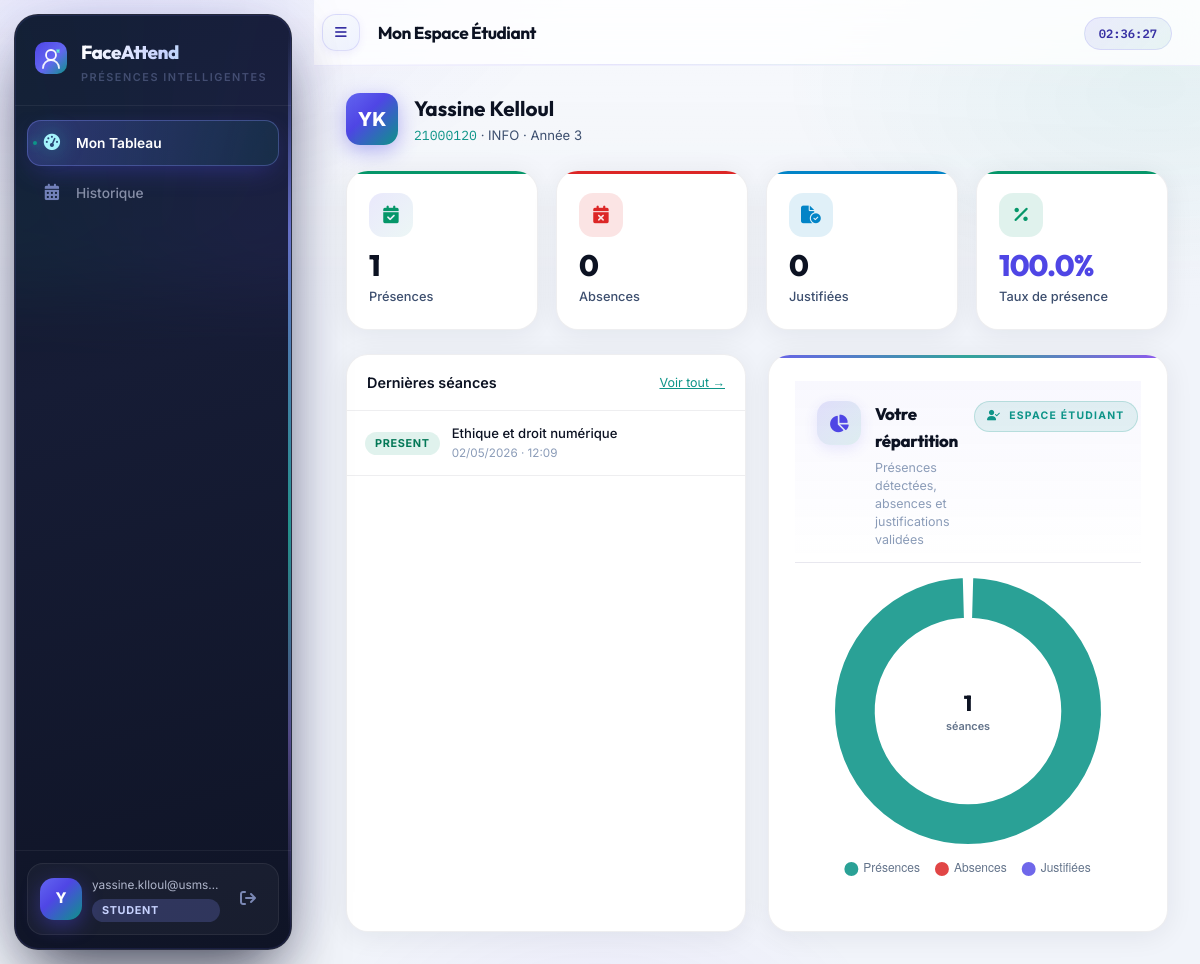
Page /student/dashboard (signed in) on the earlier database version.
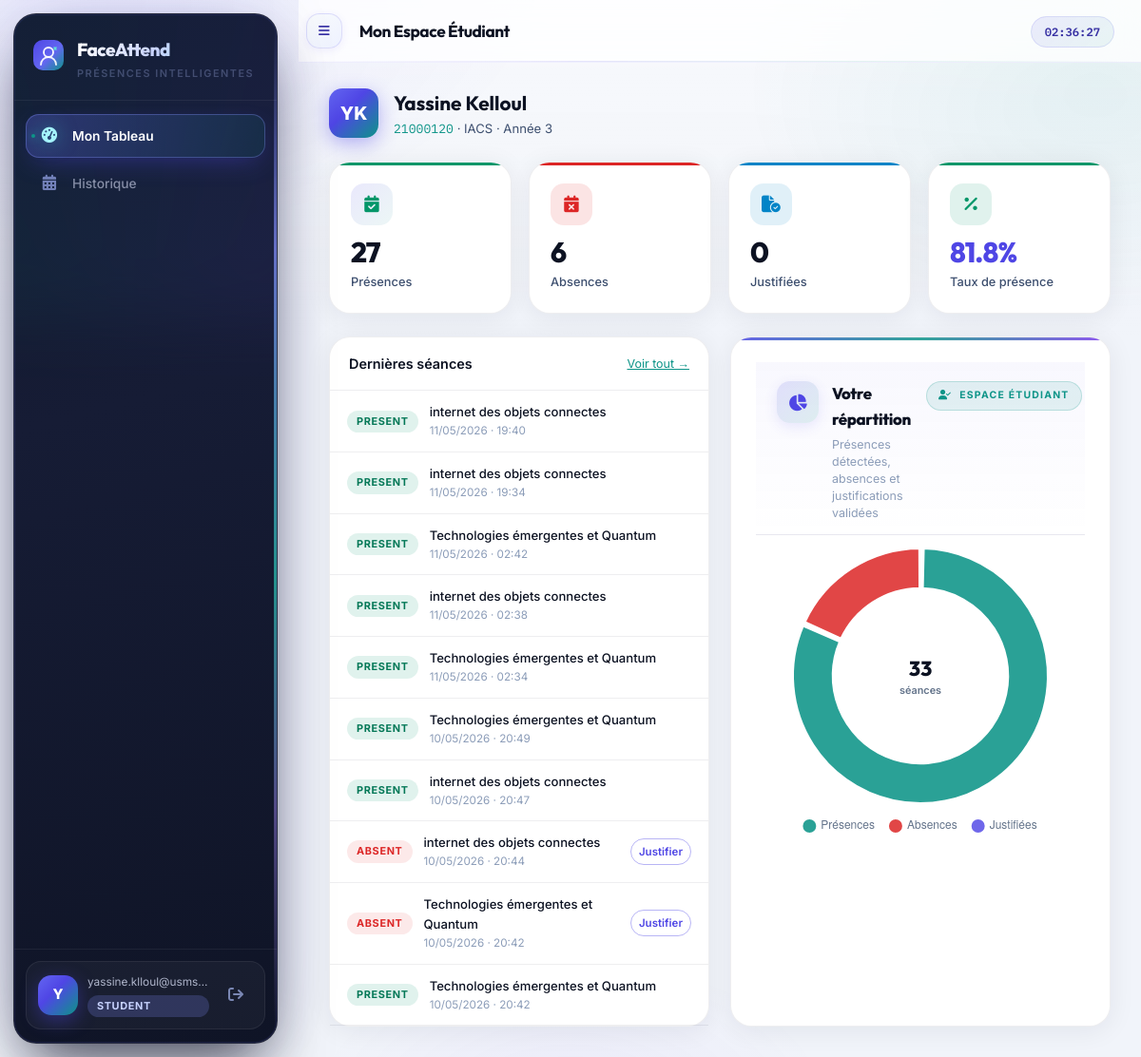
Same page on the later database version.
### app/models/__init__.py (models this page shows, shortened)
class Student(db.Model):
    __tablename__ = "students"
    id              = db.Column(db.Integer, primary_key=True)
    user_id         = db.Column(db.Integer, db.ForeignKey("users.id"), unique=True)
    student_number  = db.Column(db.String(20), unique=True, nullable=False)  # CNE / Matricule
    first_name      = db.Column(db.String(100), nullable=False)
    last_name       = db.Column(db.String(100), nullable=False)
    program         = db.Column(db.String(100))   # Filière
    year_of_study   = db.Column(db.Integer)
    group_name      = db.Column(db.String(50))
    face_encoding_enc  = db.Column(db.LargeBinary)   # AES-GCM ciphertext
    face_encoding_nonce= db.Column(db.LargeBinary)   # 96-bit nonce GCM
    face_encoding_tag  = db.Column(db.LargeBinary)   # 128-bit auth tag GCM
    face_photo_enc     = db.Column(db.LargeBinary)
    face_photo_nonce   = db.Column(db.LargeBinary)
    face_photo_tag     = db.Column(db.LargeBinary)
    face_enrolled_at   = db.Column(db.DateTime)
    pseudonym          = db.Column(db.String(64), unique=True)  # Pseudonymisation CNDP
    user        = db.relationship("User", back_populates="student_profile")
    attendances = db.relationship("Attendance", back_populates="student", lazy="dynamic")
    enrollments = db.relationship("Enrollment",  back_populates="student", lazy="dynamic")
    @property
    def full_name(self):
        return f"{self.first_name} {self.last_name}"

class Attendance(db.Model):
    __tablename__ = "attendances"
    ___table_args__ = (
    db.UniqueConstraint("session_id", "student_id"),
    db.Index("ix_att_session_id", "session_id"),
    db.Index("ix_att_student_id", "student_id"),
    db.Index("ix_att_status",     "status"),
)
    id           = db.Column(db.Integer, primary_key=True)
    session_id   = db.Column(db.Integer, db.ForeignKey("sessions.id"))
    student_id   = db.Column(db.Integer, db.ForeignKey("students.id"))
    status       = db.Column(db.Enum(AttendanceStatus), default=AttendanceStatus.ABSENT)
    detected_at  = db.Column(db.DateTime)
    confidence   = db.Column(db.Float)         # Score de similarité faciale
    method       = db.Column(db.String(20), default="face")  # face | manual
    session = db.relationship("Session",  back_populates="attendances")
    student = db.relationship("Student",  back_populates="attendances")
    justification = db.relationship("Justification", back_populates="attendance", uselist=False)

class Course(db.Model):
    __tablename__ = "courses"
    id          = db.Column(db.Integer, primary_key=True)
    teacher_id  = db.Column(db.Integer, db.ForeignKey("teachers.id"))
    name        = db.Column(db.String(150), nullable=False)
    code        = db.Column(db.String(20), unique=True, nullable=False)
    description = db.Column(db.Text)
    credits     = db.Column(db.Integer, default=3)
    room        = db.Column(db.String(50))
    is_active   = db.Column(db.Boolean, default=True)
    teacher     = db.relationship("Teacher", back_populates="courses")
    sessions    = db.relationship("Session", back_populates="course", lazy="dynamic")
    enrollments = db.relationship("Enrollment", back_populates="course", lazy="dynamic")

class Session(db.Model):
    __tablename__ = "sessions"
    id           = db.Column(db.Integer, primary_key=True)
    course_id    = db.Column(db.Integer, db.ForeignKey("courses.id"))
    started_at   = db.Column(db.DateTime, nullable=False)
    ended_at     = db.Column(db.DateTime)
    room         = db.Column(db.String(50))
    is_closed    = db.Column(db.Boolean, default=False)
    late_threshold_minutes = db.Column(db.Integer, default=15)
    course      = db.relationship("Course", back_populates="sessions")
    attendances = db.relationship("Attendance", back_populates="session", lazy="dynamic")

### app/api/student.py (the view)
@student_bp.route("/dashboard")
@student_required
def dashboard():
    student = Student.query.filter_by(user_id=current_user.id).first_or_404()
    stats   = AttendanceService.get_student_stats(student.id)
    recent  = (Attendance.query
               .filter_by(student_id=student.id)
               .order_by(Attendance.id.desc())
               .limit(10).all())
    return render_template("student/dashboard.html",
                           student=student, stats=stats, recent=recent)

### app/api/student.py (called while the page is built)
def student_required(f):
    @wraps(f)
    @login_required
    def decorated(*args, **kwargs):
        if current_user.role not in (RoleEnum.STUDENT, RoleEnum.ADMIN):
            flash("Accès étudiants uniquement.", "danger")
            return redirect(url_for("auth.login"))
        return f(*args, **kwargs)
    return decorated

### frontend/templates/student/dashboard.html (shortened to what the changed rows need)
{% extends "base.html" %}
{% block page_title %}Mon Espace Étudiant{% endblock %}
{% block content %}
<div style="margin-bottom:24px;display:flex;align-items:center;gap:16px">
  <div class="avatar" style="width:52px;height:52px;font-size:1.2rem">
    {{ student.first_name[0] }}{{ student.last_name[0] }}
  </div>
  <div>
    <h2 style="font-family:var(--font-head);font-size:1.3rem">{{ student.full_name }}</h2>
    <div style="font-size:.82rem;color:var(--text-2)">
      <code style="font-family:var(--font-mono);color:var(--accent-2)">{{ student.student_number }}</code>
      {% if student.program %} · {{ student.program }}{% endif %}
      {% if student.year_of_study %} · Année {{ student.year_of_study }}{% endif %}
    </div>
  </div>
</div>
<div class="stats-grid" style="margin-bottom:24px">
  <div class="stat-card" style="--accent-color:#059669">
    <div class="stat-card__icon"><i class="fas fa-calendar-check"></i></div>
    <div class="stat-card__value">{{ stats.present }}</div>
    <div class="stat-card__label">Présences</div>
  </div>
  <div class="stat-card" style="--accent-color:#dc2626">
    <div class="stat-card__icon" style="background:rgba(220,38,38,.12)"><i class="fas fa-calendar-xmark"></i></div>
    <div class="stat-card__value">{{ stats.absent }}</div>
    <div class="stat-card__label">Absences</div>
  </div>
  <div class="stat-card" style="--accent-color:{% if stats.rate >= 80 %}#059669{% elif stats.rate >= 60 %}#d97706{% else %}#dc2626{% endif %}">
    <div class="stat-card__icon" style="background:rgba({% if stats.rate >= 80 %}5,150,105{% elif stats.rate >= 60 %}217,119,6{% else %}220,38,38{% endif %},.12)">
      <i class="fas fa-percent"></i>
    </div>
    <div class="stat-card__value" style="color:{% if stats.rate >= 80 %}var(--accent){% elif stats.rate >= 60 %}var(--warning){% else %}var(--danger){% endif %}">
      {{ stats.rate }}%
    </div>
    <div class="stat-card__label">Taux de présence</div>
  </div>
</div>
<div class="grid-2">
  <div class="card" style="padding:0">
    <div>
      {% for att in recent %}
      <div style="display:flex;align-items:center;gap:12px;padding:12px 18px;border-bottom:1px solid var(--border-2)">
        <span class="badge badge--{{ att.status.value }}">{{ att.status.value|capitalize }}</span>
        <div style="flex:1">
          <div style="font-size:.82rem;font-weight:500">{{ att.session.course.name }}</div>
          <div style="font-size:.73rem;color:var(--text-3)">
            {{ att.session.started_at.strftime('%d/%m/%Y · %H:%M') }}
          </div>
        </div>
        {% if att.status.value == 'absent' and not att.justification %}
        <a href="{{ url_for('student.justify', attendance_id=att.id) }}"
           class="btn btn--sm btn--outline" style="font-size:.72rem;padding:4px 8px">
          Justifier
        </a>
        {% elif att.justification %}
        <span class="badge badge--{% if att.justification.status.value == 'approved' %}present{% elif att.justification.status.value == 'rejected' %}absent{% else %}teacher{% endif %}">
          {{ att.justification.status.value }}
        </span>
        {% endif %}
      </div>
      {% else %}
      <div style="text-align:center;padding:40px;color:var(--text-3);font-size:.875rem">
        Aucune séance enregistrée.
      </div>
      {% endfor %}
    </div>
  </div>
  <div class="card chart-panel" style="box-shadow:var(--shadow)">
    <div class="chart-panel__body" style="min-height:240px">
      <canvas id="presenceChart" height="220" aria-label="Répartition présences"></canvas>
    </div>
  </div>
</div>
{% endblock %}
{% block extra_js %}
<script>
(function () {
  var c = document.getElementById('presenceChart');
  if (c && typeof renderStudentPresenceDonut === 'function') {
    renderStudentPresenceDonut('presenceChart', {{ stats.present|int }}, {{ stats.absent|int }}, {{ stats.excused|int }});
  }
})();
</script>
{% endblock %}

Differences in the rows shown:
no longer on this page (row unchanged): Attendance: status.value "PRESENT", session.course.name "Ethique et droit numérique", session.started_at "02/05/2026 · 12:09"
changed Student "Yassine Kelloul": program "INFO" → "IACS"
added Attendance: status.value "PRESENT", session.course.name "internet des objets connectes", session.started_at "11/05/2026 · 19:40"
added Attendance: status.value "PRESENT", session.course.name "internet des objets connectes", session.started_at "11/05/2026 · 19:34"
added Attendance: status.value "PRESENT", session.course.name "Technologies émergentes et Quantum", session.started_at "11/05/2026 · 02:42"
added Attendance: status.value "PRESENT", session.course.name "internet des objets connectes", session.started_at "11/05/2026 · 02:38"
added Attendance: status.value "PRESENT", session.course.name "Technologies émergentes et Quantum", session.started_at "11/05/2026 · 02:34"
added Attendance: status.value "PRESENT", session.course.name "Technologies émergentes et Quantum", session.started_at "10/05/2026 · 20:49"
added Attendance: status.value "PRESENT", session.course.name "internet des objets connectes", session.started_at "10/05/2026 · 20:47"
added Attendance: status.value "ABSENT", session.course.name "internet des objets connectes", session.started_at "10/05/2026 · 20:44"
added Attendance: status.value "ABSENT", session.course.name "Technologies émergentes et Quantum", session.started_at "10/05/2026 · 20:42"
added Attendance: status.value "PRESENT", session.course.name "Technologies émergentes et Quantum", session.started_at "10/05/2026 · 20:42"
Other differences:
{{ stats.present }}: "1" → "27"
{{ stats.absent }}: "0" → "6"
{{ stats.rate }}: "100.0" → "81.8"
chart data {{ stats.present|int }}: 1 → 27
chart data {{ stats.absent|int }}: 0 → 6
